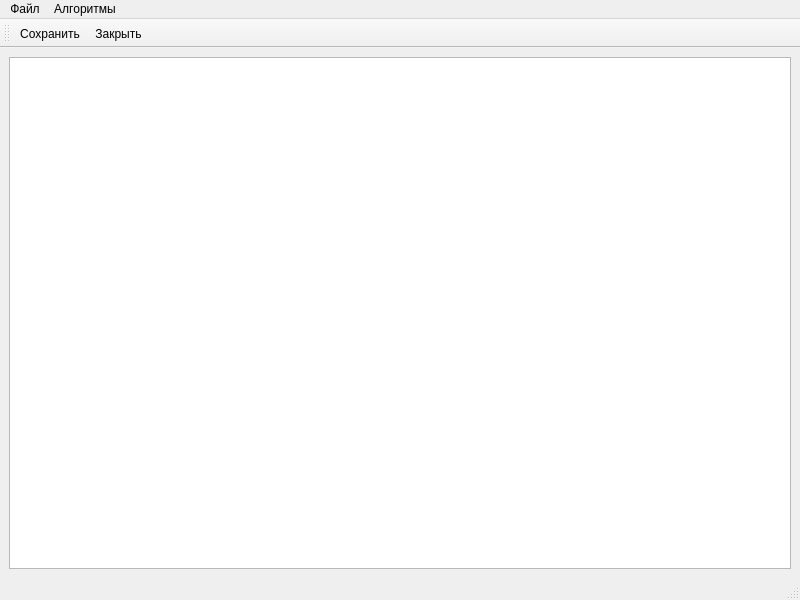
<?xml version="1.0" encoding="UTF-8"?>
<ui version="4.0">
 <class>GraphWindow</class>
 <widget class="QMainWindow" name="GraphWindow">
  <property name="geometry">
   <rect>
    <x>0</x>
    <y>0</y>
    <width>800</width>
    <height>600</height>
   </rect>
  </property>
  <property name="windowTitle">
   <string>MainWindow</string>
  </property>
  <widget class="QWidget" name="centralwidget">
   <layout class="QHBoxLayout" name="horizontalLayout">
    <item>
     <widget class="QGraphicsView" name="graphicsView"/>
    </item>
   </layout>
  </widget>
  <widget class="QMenuBar" name="menubar">
   <property name="geometry">
    <rect>
     <x>0</x>
     <y>0</y>
     <width>800</width>
     <height>22</height>
    </rect>
   </property>
   <widget class="QMenu" name="menu">
    <property name="title">
     <string>Файл</string>
    </property>
    <addaction name="actionSaveGraph"/>
    <addaction name="separator"/>
    <addaction name="actionCloseGraph"/>
   </widget>
   <widget class="QMenu" name="menu_2">
    <property name="title">
     <string>Алгоритмы</string>
    </property>
    <addaction name="actionСomponents"/>
    <addaction name="actionCliques"/>
   </widget>
   <addaction name="menu"/>
   <addaction name="menu_2"/>
  </widget>
  <widget class="QStatusBar" name="statusbar"/>
  <widget class="QToolBar" name="toolBar">
   <property name="windowTitle">
    <string>toolBar</string>
   </property>
   <attribute name="toolBarArea">
    <enum>TopToolBarArea</enum>
   </attribute>
   <attribute name="toolBarBreak">
    <bool>false</bool>
   </attribute>
   <addaction name="actionSaveGraph"/>
   <addaction name="actionCloseGraph"/>
  </widget>
  <action name="actionCloseGraph">
   <property name="text">
    <string>Закрыть</string>
   </property>
  </action>
  <action name="actionSaveGraph">
   <property name="text">
    <string>Сохранить</string>
   </property>
  </action>
  <action name="actionСomponents">
   <property name="text">
    <string>Поиск компонент двусвязности</string>
   </property>
  </action>
  <action name="actionCliques">
   <property name="text">
    <string>Поиск клик графа</string>
   </property>
  </action>
 </widget>
 <resources/>
 <connections/>
</ui>
